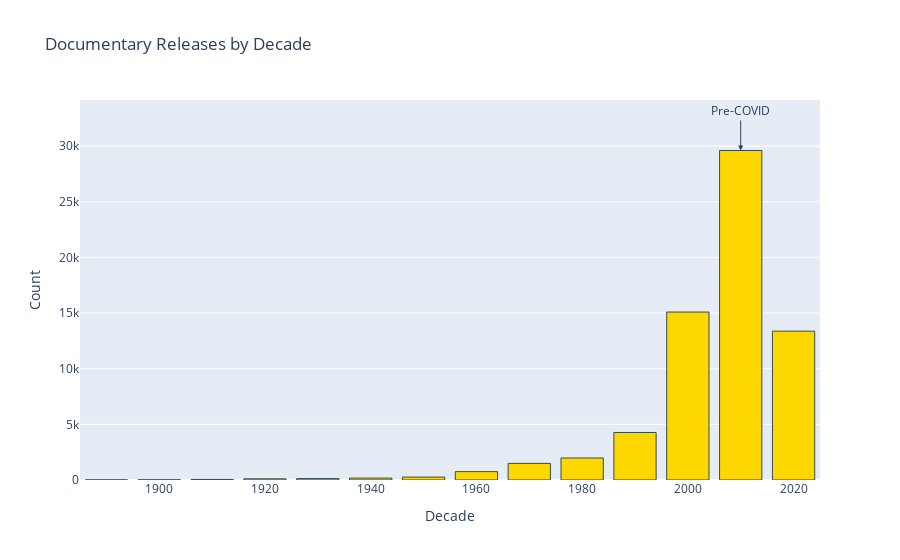

The code cell stored with this chart in its notebook:
### Code cell
# Plotly bar 'Documentary' title release by decade
fig = px.bar(decade_counts_docu, x='Decade', y='Count', # color='Decade', 
             color_discrete_sequence=['gold'], # Historical is usually  gold
             title='Documentary Releases by Decade')
fig.update_traces(marker=dict(line=dict(width=1, color='DarkSlateGrey')))
# Label the bar for 2010 pre-covid vertically
fig.add_annotation(x=2010, y=decade_counts_docu.loc[decade_counts_docu['Decade'] == 2010, 'Count'].values[0],
                   text="Pre-COVID",
                   showarrow=True,
                   arrowhead=2,
                   ax=0,
                   ay=-40,
                   font=dict(size=12))
fig.show()

### Figure 1 — Plotly figure (JSON) as saved in the notebook; plotly's stock layout.template omitted (floating-point values rounded to 4 significant figures)
{"data": [{"alignmentgroup": "True", "hovertemplate": "Decade=%{x}<br>Count=%{y}<extra></extra>", "legendgroup": "", "marker": {"color": "gold", "line": {"color": "DarkSlateGrey", "width": 1}, "pattern": {"shape": ""}}, "name": "", "offsetgroup": "", "orientation": "v", "showlegend": false, "textposition": "auto", "type": "bar", "x": [1890, 1900, 1910, 1920, 1930, 1940, 1950, 1960, 1970, 1980, 1990, 2000, 2010, 2020], "xaxis": "x", "y": [11, 16, 50, 106, 128, 170, 262, 752, 1494, 1980, 4270, 15094, 29611, 13376], "yaxis": "y"}], "layout": {"annotations": [{"arrowhead": 2, "ax": 0, "ay": -40, "font": {"size": 12}, "showarrow": true, "text": "Pre-COVID", "x": 2010, "y": 29611}], "barmode": "relative", "legend": {"tracegroupgap": 0}, "title": {"text": "Documentary Releases by Decade"}, "xaxis": {"anchor": "y", "domain": [0, 1], "title": {"text": "Decade"}}, "yaxis": {"anchor": "x", "domain": [0, 1], "title": {"text": "Count"}}}}
